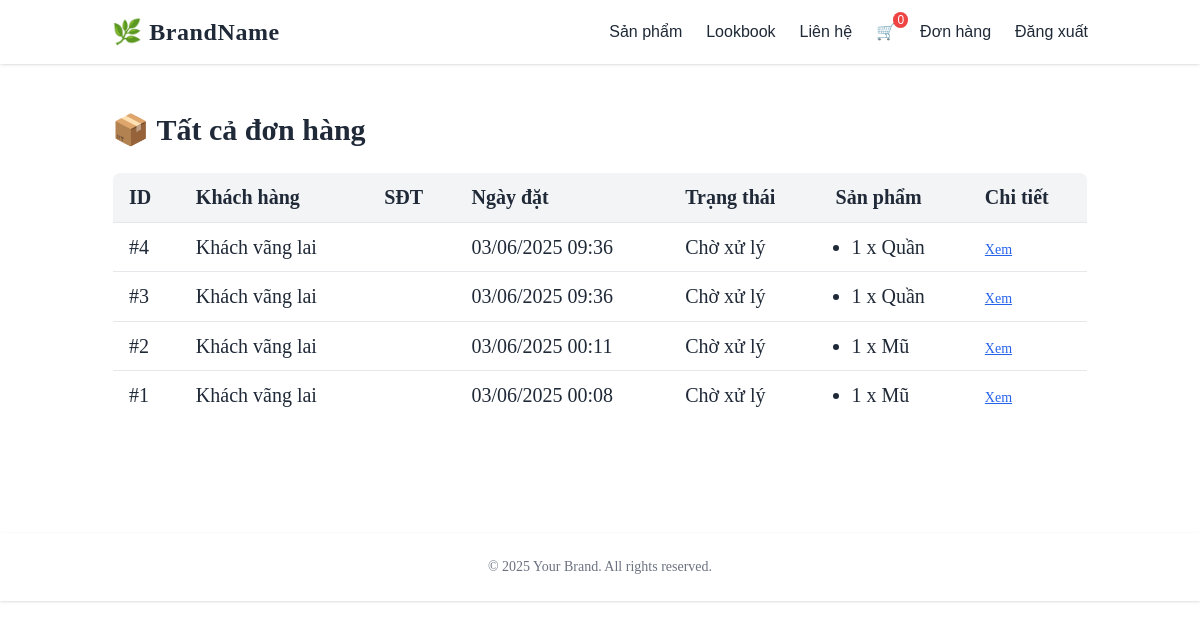
Page /cart/admin/orders/ (signed in) on the committed database.
### cart/models.py (models this page shows, shortened)
class Order(models.Model):
    STATUS_CHOICES = [
        ('pending', 'Chờ xử lý'),
        ('processing', 'Đang xử lý'),
        ('shipped', 'Đã giao'),
        ('cancelled', 'Đã hủy'),
    ]
    user = models.ForeignKey(User, on_delete=models.SET_NULL, null=True, blank=True)
    name = models.CharField(max_length=100)
    address = models.TextField()
    phone = models.CharField(max_length=20)
    note = models.TextField(blank=True)
    created_at = models.DateTimeField(auto_now_add=True)
    status = models.CharField(max_length=20, choices=STATUS_CHOICES, default='pending')

class OrderItem(models.Model):
    order = models.ForeignKey(Order, on_delete=models.CASCADE, related_name='items')
    product = models.ForeignKey(Product, on_delete=models.PROTECT)
    quantity = models.PositiveIntegerField()

### products/models.py (models this page shows, shortened)
class Product(models.Model):
    name = models.CharField(max_length=255)
    price = models.CharField(max_length=50)
    description = models.TextField(blank=True)
    image = models.ImageField(upload_to='products/', blank=True, null=True)
    stock = models.PositiveIntegerField(default=0)
    created_at = models.DateTimeField(auto_now_add=True)

### cart/views.py (the view)
# urls.py: path('admin/orders/', admin_order_list, name='admin_orders'),
@staff_member_required
def admin_order_list(request):
    orders = Order.objects.all().order_by('-created_at')
    return render(request, 'cart/admin_orders.html', {'orders': orders})

### cart/templates/cart/admin_orders.html (shortened to what this page needs)
{% extends 'base.html' %}
{% block content %}
  <h1 class="text-3xl font-bold mb-6">📦 Tất cả đơn hàng</h1>
  {% if orders %}
    <div class="overflow-x-auto">
      <table class="min-w-full bg-white border rounded-lg overflow-hidden">
        <thead class="bg-gray-100">
          <tr>
            <th class="text-left px-4 py-2 border-b">ID</th>
            <th class="text-left px-4 py-2 border-b">Khách hàng</th>
            <th class="text-left px-4 py-2 border-b">SĐT</th>
            <th class="text-left px-4 py-2 border-b">Ngày đặt</th>
            <th class="text-left px-4 py-2 border-b">Trạng thái</th>
            <th class="text-left px-4 py-2 border-b">Sản phẩm</th>
            <th class="text-left px-4 py-2 border-b">Chi tiết</th>
          </tr>
        </thead>
        <tbody>
          {% for order in orders %}
            <tr class="hover:bg-gray-50 border-b">
              <td class="px-4 py-2">#{{ order.id }}</td>
              <td class="px-4 py-2">{{ order.name }}</td>
              <td class="px-4 py-2">{{ order.phone }}</td>
              <td class="px-4 py-2">{{ order.created_at|date:"d/m/Y H:i" }}</td>
              <td class="px-4 py-2">{{ order.get_status_display }}</td>
              <td class="px-4 py-2">
                <ul class="list-disc pl-4">
                  {% for item in order.items.all %}
                    <li>{{ item.quantity }} x {{ item.product.name }}</li>
                  {% endfor %}
                </ul>
              </td>
              <td class="px-4 py-2">
                <a href="{% url 'admin_order_detail' order.id %}" class="text-sm text-blue-600 underline">Xem</a>
              </td>
            </tr>
          {% endfor %}
        </tbody>
      </table>
    </div>
  {% else %}
    <p class="text-gray-600">Không có đơn hàng nào.</p>
  {% endif %}
{% endblock %}

### templates/base.html (style rules this page uses)
body { font-family: 'Playfair Display', serif; }

### rows in the picture
Order: id "4", name "Khách vãng lai", created_at "03/06/2025 09:36", status "Chờ xử lý"
OrderItem: quantity "1", product.name "Quần"
Order: id "3", name "Khách vãng lai", created_at "03/06/2025 09:36", status "Chờ xử lý"
OrderItem: quantity "1", product.name "Quần"
Order: id "2", name "Khách vãng lai", created_at "03/06/2025 00:11", status "Chờ xử lý"
OrderItem: quantity "1", product.name "Mũ"
Order: id "1", name "Khách vãng lai", created_at "03/06/2025 00:08", status "Chờ xử lý"
OrderItem: quantity "1", product.name "Mũ"

### other values in the picture
{{ total }} "0"
